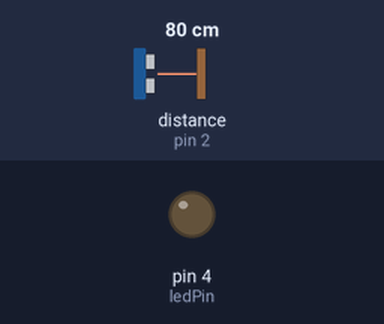
The sketch below on a simulated Arduino Uno, built with avr-gcc and run on an emulated ATmega328P. Shown: output pins drawn as LEDs (lit = HIGH). Wiring (inferred from the names in the program): ultrasonic range finder: trigger pin 3; echo pin 2. The inputs (shaded band) are chosen by the test bench; at power-on: distance to the obstacle (sensor on pin 2) 80 cm. The echo pulse lasts 58.3 µs per cm; pins used as bus, display or sensor lines are not drawn.

Above: at 1.2 s.
1.3 s: distance to the obstacle (sensor on pin 2) set to 23 cm
2.8 s: distance to the obstacle (sensor on pin 2) set to 18 cm
At 4.0 s:
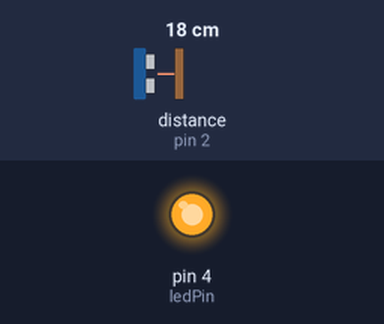
4.3 s: distance to the obstacle (sensor on pin 2) set to 35 cm
At 4.8 s:
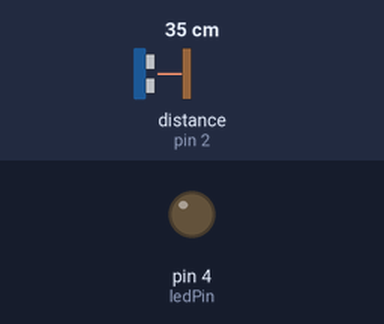
5.8 s: distance to the obstacle (sensor on pin 2) set to 2 cm
At 6.1 s:
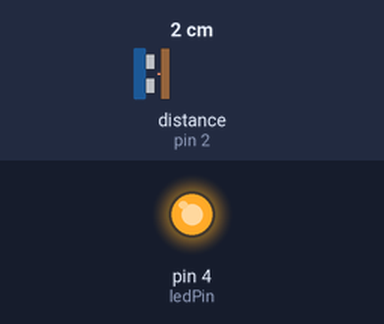
Timing chart, 0 to 8.3 s (numbered marks = the images above; inputs shaded):
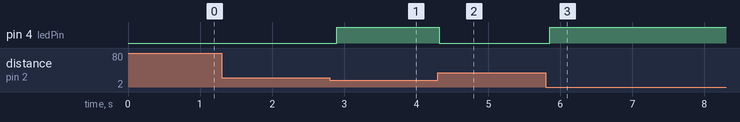

Measured:
- the behaviour switches between 21 and 20 cm on distance to the obstacle (sensor on pin 2) (found by bisection; images 0 and 1)
- after the input at 1.3 s, every drawn part: stays the same
- after the input at 2.8 s, pin 4 (ledPin): LOW → HIGH after 0.10 s
- after the input at 4.3 s, pin 4 (ledPin): HIGH → LOW at once
- after the input at 5.8 s, pin 4 (ledPin): LOW → HIGH after 0.06 s

The sketch:

Aula_06.ino
```cpp
// Defina os pinos do sensor ultrassônico
const int trigPin = 3;
const int echoPin = 2;

// Defina o pino do LED
const int ledPin = 4;

void setup() {
  pinMode(trigPin, OUTPUT);
  pinMode(echoPin, INPUT);
  pinMode(ledPin, OUTPUT);
  digitalWrite(trigPin, LOW);
}

void loop() {

  // Gerando um pulso curto para iniciar a medição
  digitalWrite(trigPin, HIGH);
  delayMicroseconds(10);
  digitalWrite(trigPin, LOW);

  // Medindo o tempo que leva para o eco retornar
  unsigned long tempo = pulseIn(echoPin, HIGH);

  // Convertendo o tempo de retorno em centímetros
  double distancia_cm = tempo / 58.2;

  // Controlando o brilho do LED com base na distância
  if (distancia_cm <= 20) {
    digitalWrite(ledPin, HIGH);
  } else {
    digitalWrite(ledPin, LOW);
  }

  delay(100); // Aguarde um curto período de tempo
}
```
